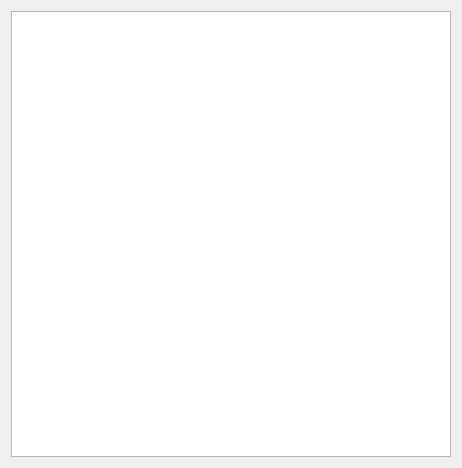
<?xml version="1.0" encoding="UTF-8"?>
<ui version="4.0">
 <class>PickDocumentObjectDlg</class>
 <widget class="QDialog" name="PickDocumentObjectDlg">
  <property name="geometry">
   <rect>
    <x>0</x>
    <y>0</y>
    <width>462</width>
    <height>468</height>
   </rect>
  </property>
  <property name="windowTitle">
   <string>Pick Object</string>
  </property>
  <property name="windowIcon">
   <iconset resource="../QtResources/resources.qrc">
    <normaloff>:/GuiFoundation/Icons/PickTarget16.png</normaloff>:/GuiFoundation/Icons/PickTarget16.png</iconset>
  </property>
  <layout class="QVBoxLayout" name="verticalLayout">
   <item>
    <widget class="QTreeWidget" name="ObjectTree">
     <property name="rootIsDecorated">
      <bool>true</bool>
     </property>
     <property name="uniformRowHeights">
      <bool>true</bool>
     </property>
     <property name="sortingEnabled">
      <bool>true</bool>
     </property>
     <property name="allColumnsShowFocus">
      <bool>true</bool>
     </property>
     <attribute name="headerVisible">
      <bool>false</bool>
     </attribute>
     <attribute name="headerShowSortIndicator" stdset="0">
      <bool>false</bool>
     </attribute>
     <column>
      <property name="text">
       <string notr="true">1</string>
      </property>
     </column>
    </widget>
   </item>
  </layout>
 </widget>
 <resources>
  <include location="../QtResources/resources.qrc"/>
 </resources>
 <connections/>
</ui> 
